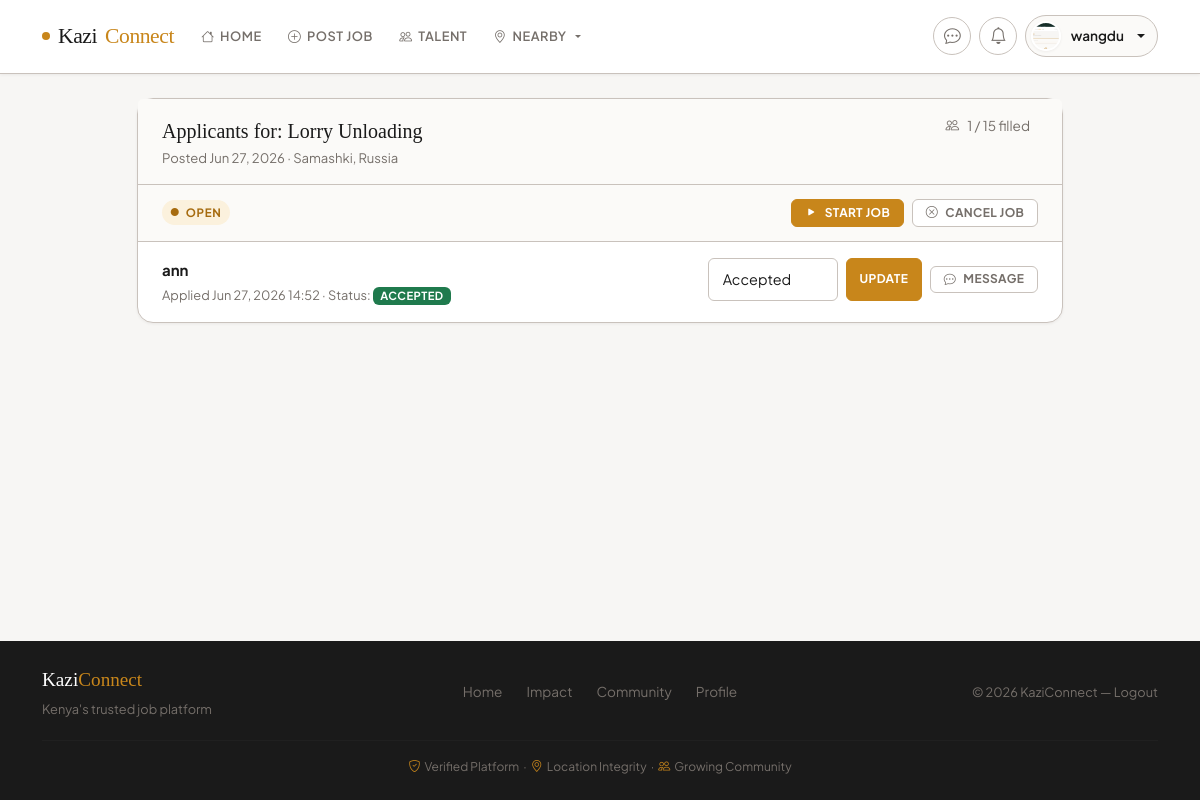
Screenshot of /job-applications/1 (signed in) with the database file from the repository.
### app.py (models this page shows, shortened)
class User(UserMixin, db.Model):
    __tablename__ = 'user'
    id = db.Column(db.Integer, primary_key=True)
    username = db.Column(db.String(80), unique=True, nullable=True, index=True)
    email = db.Column(db.String(120), unique=True, nullable=False, index=True)
    password_hash = db.Column(db.String(255), nullable=False)
    role = db.Column(db.String(20), nullable=False, default='worker', index=True)  # 'worker' or 'recruiter'
    phone_number = db.Column(db.String(30))
    national_id = db.Column(db.String(50))
    certificate_of_good_conduct = db.Column(db.String(255))
    profile_picture = db.Column(db.String(255))
    location = db.Column(db.String(100))
    latitude = db.Column(db.Float, nullable=True)
    longitude = db.Column(db.Float, nullable=True)
    work_type = db.Column(db.String(100))
    profile_completed = db.Column(db.Boolean, default=False)
    created_at = db.Column(db.DateTime, default=lambda: datetime.now(timezone.utc))
    real_ip = db.Column(db.String(45), nullable=True)  # IPv6 can be up to 45 chars
    real_latitude = db.Column(db.Float, nullable=True)
    real_longitude = db.Column(db.Float, nullable=True)
    real_city = db.Column(db.String(100), nullable=True)
    real_country = db.Column(db.String(100), nullable=True)
    real_region = db.Column(db.String(100), nullable=True)
    location_discrepancy = db.Column(db.Boolean, default=False)  # Flag if custom location differs from real
    location_verified_at = db.Column(db.DateTime, nullable=True)
    suspension_end_date = db.Column(db.DateTime, nullable=True)  # Track when suspension ends
    suspension_reason = db.Column(db.String(255), nullable=True)
    suspension_duration = db.Column(db.String(20), nullable=True)  # 'hour', 'day', 'week', 'month', 'year', 'custom'
    is_admin = db.Column(db.Boolean, default=False)
    suspended = db.Column(db.Boolean, default=False)
    burned = db.Column(db.Boolean, default=False)  # Permanently banned
    warnings_count = db.Column(db.Integer, default=0)
    jobs_posted = db.relationship('Job', backref='poster', lazy=True, cascade='all, delete-orphan')
    applications = db.relationship('JobApplication', backref='applicant', lazy=True, cascade='all, delete-orphan')
    notifications = db.relationship('Notification', backref='user', lazy=True, cascade='all, delete-orphan')
    sent_messages = db.relationship('Message', foreign_keys='Message.sender_id', backref='sender', lazy='dynamic', cascade='all, delete-orphan')
    received_messages = db.relationship('Message', foreign_keys='Message.recipient_id', backref='recipient', lazy='dynamic', cascade='all, delete-orphan')
    def is_recruiter(self):
        return self.role == 'recruiter'

class Job(db.Model):
    __tablename__ = 'job'
    id = db.Column(db.Integer, primary_key=True)
    job_ref = db.Column(db.String(12), unique=True, nullable=True, index=True)  # e.g. KZJ-A3F9X2
    title = db.Column(db.String(120), nullable=False)
    description = db.Column(db.Text, nullable=False)
    location = db.Column(db.String(120), nullable=False)
    latitude = db.Column(db.Float, nullable=True)
    longitude = db.Column(db.Float, nullable=True)
    requirements = db.Column(db.Text, nullable=False)
    poster_id = db.Column(db.Integer, db.ForeignKey('user.id'), nullable=False)
    status = db.Column(db.String(20), default='open')  # open, filled, in_progress, completed, cancelled
    pay_amount = db.Column(db.Float, nullable=True)
    pay_type = db.Column(db.String(20), default='fixed')  # fixed, per_hour, per_day
    slots_total = db.Column(db.Integer, default=1, nullable=False)
    slots_filled = db.Column(db.Integer, default=0, nullable=False)
    created_at = db.Column(db.DateTime, default=lambda: datetime.now(timezone.utc))
    updated_at = db.Column(db.DateTime, default=lambda: datetime.now(timezone.utc), onupdate=lambda: datetime.now(timezone.utc))
    started_at = db.Column(db.DateTime, nullable=True)
    completed_at = db.Column(db.DateTime, nullable=True)
    applications = db.relationship('JobApplication', backref='job', lazy=True, cascade='all, delete-orphan')
    media = db.relationship('JobMedia', backref='job', lazy=True, cascade='all, delete-orphan')
    def status_label(self):
        return {
            'open': 'Open',
            'filled': 'Filled',
            'in_progress': 'In Progress',
            'completed': 'Completed',
            'cancelled': 'Cancelled',
        }.get(self.status, self.status.title())
    def can_start(self):
        return self.status in ('open', 'filled') and self.slots_filled > 0
    def can_complete(self):
        return self.status == 'in_progress'

class JobApplication(db.Model):
    __tablename__ = 'job_application'
    id = db.Column(db.Integer, primary_key=True)
    job_id = db.Column(db.Integer, db.ForeignKey('job.id'), nullable=False)
    applicant_id = db.Column(db.Integer, db.ForeignKey('user.id'), nullable=False)
    status = db.Column(db.String(20), default='pending')  # pending, accepted, rejected
    distance_km = db.Column(db.Float, nullable=True)  # distance from applicant to job at time of application
    applied_at = db.Column(db.DateTime, default=lambda: datetime.now(timezone.utc))

### app.py (the view)
@app.route('/job-applications/<int:job_id>')
@login_required
def job_applications(job_id):
    job = Job.query.get_or_404(job_id)
    if job.poster_id != current_user.id and not current_user.is_admin:
        abort(403)
    applications = JobApplication.query.filter_by(
        job_id=job_id
    ).order_by(
        JobApplication.distance_km.asc().nullslast(),
        JobApplication.applied_at.desc()
    ).all()
    return render_template(
        'job_applications.html',
        job=job,
        applications=applications,
        estimate_travel_minutes=estimate_travel_minutes
    )

### templates/job_applications.html (shortened to what this page needs)
{% extends 'base.html' %}
{% block content %}
<div class="row justify-content-center">
  <div class="col-12 col-md-10">
    <div class="card">
      <div class="card-header">
        <div class="d-flex justify-content-between align-items-start flex-wrap gap-2">
          <div>
            <div style="font-family:var(--font-display); font-size:1.25rem; color:var(--ink);">
              Applicants for: {{ job.title }}
            </div>
            <div class="small" style="color:var(--stone);">
              Posted {{ job.created_at.strftime('%b %d, %Y') }} &middot; {{ job.location }}
            </div>
          </div>
          <div class="slots-summary">
            <i class="bi bi-people"></i>
            <span>{{ job.slots_filled }} / {{ job.slots_total }} filled</span>
          </div>
        </div>
      </div>
      <div class="lifecycle-banner">
        <div class="d-flex align-items-center gap-2 flex-wrap">
          <span class="lifecycle-status status-{{ job.status }}">
            <i class="bi bi-circle-fill" style="font-size:.5rem;"></i>
            {{ job.status_label() }}
          </span>
        </div>
        <div class="d-flex gap-2 flex-wrap">
          {% if job.can_start() %}
            <form method="post" action="{{ url_for('start_job', job_id=job.id) }}">
              <button class="btn btn-primary btn-sm">
                <i class="bi bi-play-fill"></i> Start Job
              </button>
            </form>
          {% endif %}
          {% if job.status not in ('completed', 'cancelled') %}
            <form method="post" action="{{ url_for('cancel_job', job_id=job.id) }}"
                  onsubmit="return confirm('Cancel this job? Accepted workers will be notified.');">
              <button class="btn btn-outline-secondary btn-sm">
                <i class="bi bi-x-circle"></i> Cancel Job
              </button>
            </form>
          {% endif %}
        </div>
      </div>
      <div>
        {% for a in applications %}
          <div class="applicant-row {% if job.status in ('in_progress', 'completed', 'cancelled') %}is-locked{% endif %}">
            <div class="applicant-check">
              <div>
                <div class="applicant-name">
                  {{ a.applicant.username or a.applicant.email }}
                </div>
                <div class="applicant-meta">
                  Applied {{ a.applied_at.strftime('%b %d, %Y %H:%M') }}
                  &middot; Status:
                  <span class="badge {% if a.status == 'accepted' %}bg-success{% elif a.status == 'rejected' %}bg-danger{% else %}bg-secondary{% endif %}">
                    {{ a.status }}
                  </span>
                </div>
              </div>
            </div>
            <div class="d-flex gap-2 align-items-center flex-wrap">
              {% if job.status in ('open', 'filled') %}
                <form method="post" action="{{ url_for('update_application_status', application_id=a.id) }}" class="d-flex gap-2">
                  <select class="form-select form-select-sm status-select" name="status">
                    <option value="accepted" {% if a.status=='accepted' %}selected{% endif %}>Accepted</option>
                  </select>
                  <button class="btn btn-primary btn-sm">Update</button>
                </form>
              {% endif %}
              <a class="btn btn-outline-secondary btn-sm" href="{{ url_for('messages_conversation', other_id=a.applicant.id) }}">
                <i class="bi bi-chat-dots"></i> Message
              </a>
            </div>
          </div>
        {% else %}
          <div class="applicant-row">
            <span style="color:var(--stone);">No applications yet.</span>
          </div>
        {% endfor %}
      </div>
    </div>
  </div>
</div>
{% endblock %}

### templates/base.html (shortened to what this page needs)
<!doctype html>
<html lang="en">
  <head>
    <link href="https://cdn.jsdelivr.net/npm/bootstrap@5.3.2/dist/css/bootstrap.min.css" rel="stylesheet">
    <link href="https://cdn.jsdelivr.net/npm/bootstrap-icons@1.11.3/font/bootstrap-icons.css" rel="stylesheet">
    <link rel="stylesheet" href="{{ url_for('static', filename='styles.css') }}">
  </head>
  <body class="d-flex flex-column min-vh-100">
    <nav class="navbar navbar-expand-lg">
      <div class="container">
        <a class="navbar-brand" href="{{ url_for('index') }}">
          <span class="brand-dot"></span>
          Kazi<span>Connect</span>
        </a>
        <div class="collapse navbar-collapse" id="navMain">
          <ul class="navbar-nav me-auto mb-2 mb-lg-0 gap-1">
            <li class="nav-item">
              <a class="nav-link {% if request.endpoint == 'index' %}active{% endif %}"
                 href="{{ url_for('index') }}">
                <i class="bi bi-house"></i> Home
              </a>
            </li>
            {% if current_user.is_authenticated %}
              {% if current_user.is_recruiter() %}
                <li class="nav-item">
                  <a class="nav-link {% if request.endpoint == 'post_job' %}active{% endif %}"
                     href="{{ url_for('post_job') }}">
                    <i class="bi bi-plus-circle"></i> Post Job
                  </a>
                </li>
                <li class="nav-item">
                  <a class="nav-link {% if request.endpoint == 'all_users' %}active{% endif %}"
                     href="{{ url_for('all_users') }}">
                    <i class="bi bi-people"></i> Talent
                  </a>
                </li>
              {% endif %}
              <li class="nav-item dropdown">
                <a class="nav-link dropdown-toggle" href="#" role="button"
                   data-bs-toggle="dropdown" aria-expanded="false">
                  <i class="bi bi-geo-alt"></i> Nearby
                </a>
              </li>
            {% endif %}
          </ul>
          <ul class="navbar-nav mb-2 mb-lg-0 align-items-center gap-2">
            {% if current_user.is_authenticated %}
              <li class="nav-item">
                <a class="icon-btn" href="{{ url_for('messages_list') }}" title="Messages">
                  <i class="bi bi-chat-dots"></i>
                </a>
              </li>
              <li class="nav-item dropdown">
                <a class="icon-btn" href="#" role="button" id="notifBellToggle"
                   data-bs-toggle="dropdown" aria-expanded="false" title="Notifications">
                  <i class="bi bi-bell"></i>
                </a>
              </li>
              <li class="nav-item dropdown">
                <a class="user-profile-pill dropdown-toggle" href="#" role="button"
                   data-bs-toggle="dropdown" aria-expanded="false">
                  {% if current_user.profile_picture %}
                    <img src="{{ url_for('uploaded_file', filename=current_user.profile_picture) }}"
                         alt="Profile" class="user-avatar">
                  {% else %}
                    <div class="user-avatar-placeholder">
                      {{ (current_user.username or current_user.email)[0].upper() }}
                    </div>
                  {% endif %}
                  <span class="d-none d-sm-inline">
                    {{ current_user.username or current_user.email.split('@')[0] }}
                  </span>
                </a>
              </li>
            {% endif %}
          </ul>
        </div>
      </div>
    </nav>
    <main class="container flex-grow-1 py-4">
      {% block content %}{% endblock %}
    </main>
    <footer class="mt-auto py-4">
      <div class="container">
        <div class="row align-items-center g-3">
          <div class="col-md-4">
            <div class="footer-brand">Kazi<span>Connect</span></div>
            <p class="mt-1 mb-0" style="font-size:.8rem; color:var(--stone);">
              Kenya's trusted job platform
            </p>
          </div>
          <div class="col-md-4 text-center">
            <div style="display:flex; justify-content:center; gap:1.5rem; font-size:.85rem;">
              <a href="{{ url_for('index') }}">Home</a>
              <a href="{{ url_for('program_impact') }}">Impact</a>
              {% if current_user.is_authenticated %}
                <a href="{{ url_for('all_users') }}">Community</a>
                <a href="{{ url_for('profile') }}">Profile</a>
              {% else %}
                <a href="{{ url_for('login') }}">Login</a>
                <a href="{{ url_for('register') }}">Register</a>
              {% endif %}
            </div>
          </div>
          <div class="col-md-4 text-md-end" style="font-size:.8rem; color:var(--stone);">
            &copy; {{ now().year }} KaziConnect &mdash;
            {% if current_user.is_authenticated %}
              <a href="{{ url_for('logout') }}">Logout</a>
            {% else %}
              All rights reserved
            {% endif %}
          </div>
        </div>
        <hr style="border-color:rgba(255,255,255,.1); margin:1.25rem 0 1rem;">
        <div class="text-center" style="font-size:.75rem; color:var(--stone);">
          <i class="bi bi-shield-check me-1" style="color:var(--clay);"></i>Verified Platform &nbsp;·&nbsp;
          <i class="bi bi-geo-alt me-1" style="color:var(--clay);"></i>Location Integrity &nbsp;·&nbsp;
          <i class="bi bi-people me-1" style="color:var(--clay);"></i>Growing Community
        </div>
      </div>
    </footer>
  </body>
</html>

### rows the page displays
User: profile_picture (picture), username "wangdu"
Job: title "Lorry Unloading", created_at "Jun 27, 2026", location "Samashki, Russia", slots_filled "1", slots_total "15", status_label "OPEN"
JobApplication: applicant "ann", applied_at "Jun 27, 2026 14:52", status "ACCEPTED", status "Accepted"
